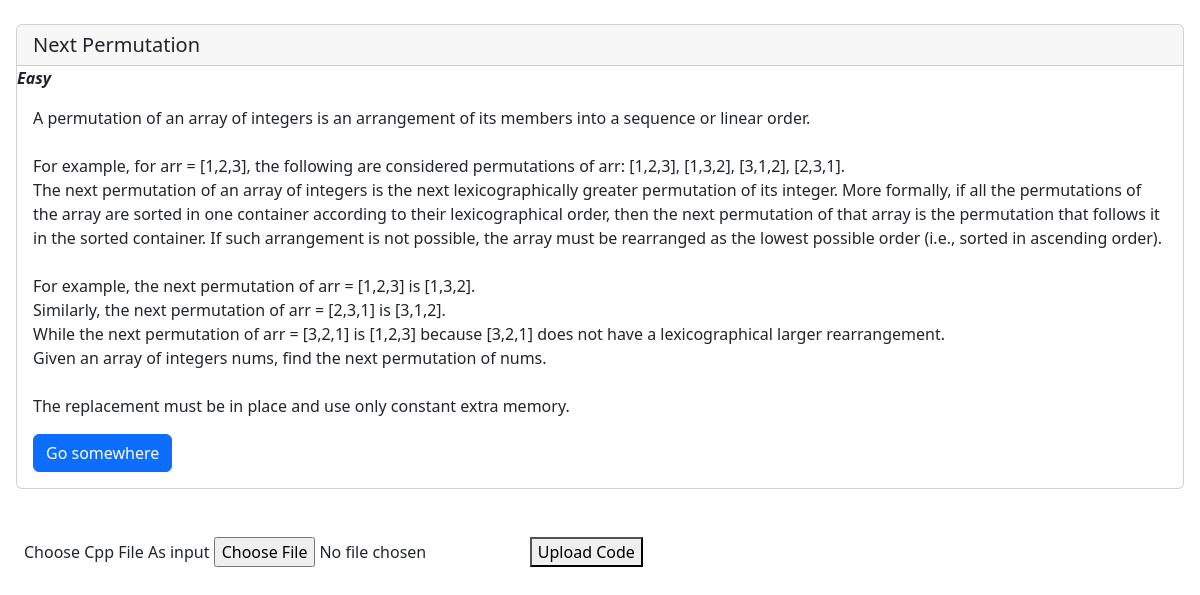
/problem/13 (signed in), run on the app's committed database.
### onlinejudge/models.py (models this page shows, shortened)
class Problem(models.Model):
    problem_name = models.CharField(max_length=40)
    problem_level = models.IntegerField()
    problem_desc = models.TextField()

### onlinejudge/views.py (the view)
# urls.py: path('problem/<int:question_id>',views.viewproblem,name='viewproblem'),
@login_required(login_url='/login')
def viewproblem(request, question_id):
    obj = Problem.objects.get(id=question_id)
    return render(request, 'viewproblem.html', {'question': obj})

### templates/viewproblem.html (shortened to what this page needs)
<!DOCTYPE html>
<html lang="en">
<head>
    <link href="https://cdn.jsdelivr.net/npm/bootstrap@5.2.0-beta1/dist/css/bootstrap.min.css" rel="stylesheet">
</head>
<body>
    <div class="card mx-3 my-4">
        <h5 class="card-header">{{ question.problem_name }}</h5>
        {% if question.problem_level == 0 %}
            <em><b>Easy</b></em>
        {% endif %}
        <div class="card-body">
          <p class="card-text font-weight-bold" style="white-space: pre-line">{{ question.problem_desc }}</p>
          <a href="#" class="btn btn-primary">Go somewhere</a>
        </div>
    </div>
    <form method="POST" enctype="multipart/form-data" action="{{question.id}}/submitproblem">
        <div class="form-group mx-4 my-5">
          <label for="usercode">Choose Cpp File As input</label>
          <input type="file" class="form-control-file" id="usercode" name="usercode" required>
          <button type="submit">Upload Code</button>
        </div>
    </form>
</body>
</html>

### data on the page
Problem: problem_name "Next Permutation", problem_desc "A permutation of an array of integers is an arrangement of its members into a sequence or linear order. For example, for arr = [1,2,3], the following are considered permutations of arr: [1,2,3], [1,3,2], [3,1,2], [2,3,1]. The next permutation of an array of integers is the next lexicographically greater permutation of its integer. More formally, if all the permutations of the array are sorted in one container according to their lexicographical order, then the next permutation of that array is the permutation that follows it in the sorted container. If such arrangement is not possible, the array must be rearranged as the lowest possible order (i.e., sorted in ascending order). For example,…"
